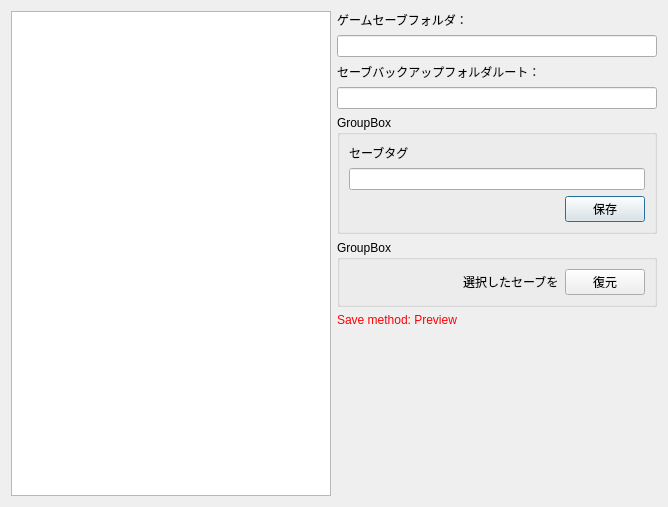
<?xml version="1.0" encoding="UTF-8"?>
<ui version="4.0">
 <class>BackupForm</class>
 <widget class="QDialog" name="BackupForm">
  <property name="geometry">
   <rect>
    <x>0</x>
    <y>0</y>
    <width>668</width>
    <height>507</height>
   </rect>
  </property>
  <property name="windowTitle">
   <string>Dialog</string>
  </property>
  <layout class="QHBoxLayout" name="horizontalLayout">
   <item>
    <widget class="QListWidget" name="lstMain"/>
   </item>
   <item>
    <layout class="QVBoxLayout" name="verticalLayout" stretch="0,0,0,0,0,0,0,0">
     <item>
      <widget class="QLabel" name="label">
       <property name="text">
        <string>ゲームセーブフォルダ：</string>
       </property>
      </widget>
     </item>
     <item>
      <widget class="QLineEdit" name="txtGameSaveDir"/>
     </item>
     <item>
      <widget class="QLabel" name="label_2">
       <property name="text">
        <string>セーブバックアップフォルダルート：</string>
       </property>
      </widget>
     </item>
     <item>
      <widget class="QLineEdit" name="txtSaveBackupRoot"/>
     </item>
     <item>
      <widget class="QGroupBox" name="groupBox">
       <property name="sizePolicy">
        <sizepolicy hsizetype="Preferred" vsizetype="Preferred">
         <horstretch>0</horstretch>
         <verstretch>0</verstretch>
        </sizepolicy>
       </property>
       <property name="title">
        <string>GroupBox</string>
       </property>
       <layout class="QVBoxLayout" name="verticalLayout_3">
        <item>
         <layout class="QVBoxLayout" name="verticalLayout_2">
          <item>
           <widget class="QLabel" name="label_3">
            <property name="text">
             <string>セーブタグ</string>
            </property>
           </widget>
          </item>
          <item>
           <widget class="QLineEdit" name="txtSaveTag"/>
          </item>
          <item>
           <layout class="QHBoxLayout" name="horizontalLayout_2">
            <item>
             <spacer name="horizontalSpacer">
              <property name="orientation">
               <enum>Qt::Horizontal</enum>
              </property>
              <property name="sizeHint" stdset="0">
               <size>
                <width>40</width>
                <height>20</height>
               </size>
              </property>
             </spacer>
            </item>
            <item>
             <widget class="QPushButton" name="btnSave">
              <property name="sizePolicy">
               <sizepolicy hsizetype="Minimum" vsizetype="Fixed">
                <horstretch>0</horstretch>
                <verstretch>0</verstretch>
               </sizepolicy>
              </property>
              <property name="text">
               <string>保存</string>
              </property>
             </widget>
            </item>
           </layout>
          </item>
         </layout>
        </item>
       </layout>
      </widget>
     </item>
     <item>
      <widget class="QGroupBox" name="groupBox_2">
       <property name="title">
        <string>GroupBox</string>
       </property>
       <layout class="QHBoxLayout" name="horizontalLayout_3">
        <item>
         <spacer name="horizontalSpacer_2">
          <property name="orientation">
           <enum>Qt::Horizontal</enum>
          </property>
          <property name="sizeHint" stdset="0">
           <size>
            <width>40</width>
            <height>20</height>
           </size>
          </property>
         </spacer>
        </item>
        <item>
         <widget class="QLabel" name="label_4">
          <property name="sizePolicy">
           <sizepolicy hsizetype="Minimum" vsizetype="Preferred">
            <horstretch>0</horstretch>
            <verstretch>0</verstretch>
           </sizepolicy>
          </property>
          <property name="text">
           <string>選択したセーブを</string>
          </property>
         </widget>
        </item>
        <item>
         <widget class="QPushButton" name="btnRestore">
          <property name="text">
           <string>復元</string>
          </property>
         </widget>
        </item>
       </layout>
      </widget>
     </item>
     <item>
      <widget class="QLabel" name="lblSpecial">
       <property name="styleSheet">
        <string notr="true">color: rgb(255, 0, 0);
font: 75 11pt &quot;メイリオ&quot;;</string>
       </property>
       <property name="text">
        <string>Save method: Preview</string>
       </property>
      </widget>
     </item>
     <item>
      <spacer name="verticalSpacer">
       <property name="orientation">
        <enum>Qt::Vertical</enum>
       </property>
       <property name="sizeHint" stdset="0">
        <size>
         <width>20</width>
         <height>40</height>
        </size>
       </property>
      </spacer>
     </item>
    </layout>
   </item>
  </layout>
 </widget>
 <resources/>
 <connections>
  <connection>
   <sender>btnSave</sender>
   <signal>clicked()</signal>
   <receiver>BackupForm</receiver>
   <slot>btnSave_clicked()</slot>
   <hints>
    <hint type="sourcelabel">
     <x>594</x>
     <y>217</y>
    </hint>
    <hint type="destinationlabel">
     <x>665</x>
     <y>242</y>
    </hint>
   </hints>
  </connection>
  <connection>
   <sender>btnRestore</sender>
   <signal>clicked()</signal>
   <receiver>BackupForm</receiver>
   <slot>btnRestore_clicked()</slot>
   <hints>
    <hint type="sourcelabel">
     <x>605</x>
     <y>285</y>
    </hint>
    <hint type="destinationlabel">
     <x>654</x>
     <y>336</y>
    </hint>
   </hints>
  </connection>
 </connections>
 <slots>
  <slot>btnSave_clicked()</slot>
  <slot>btnRestore_clicked()</slot>
 </slots>
</ui>
